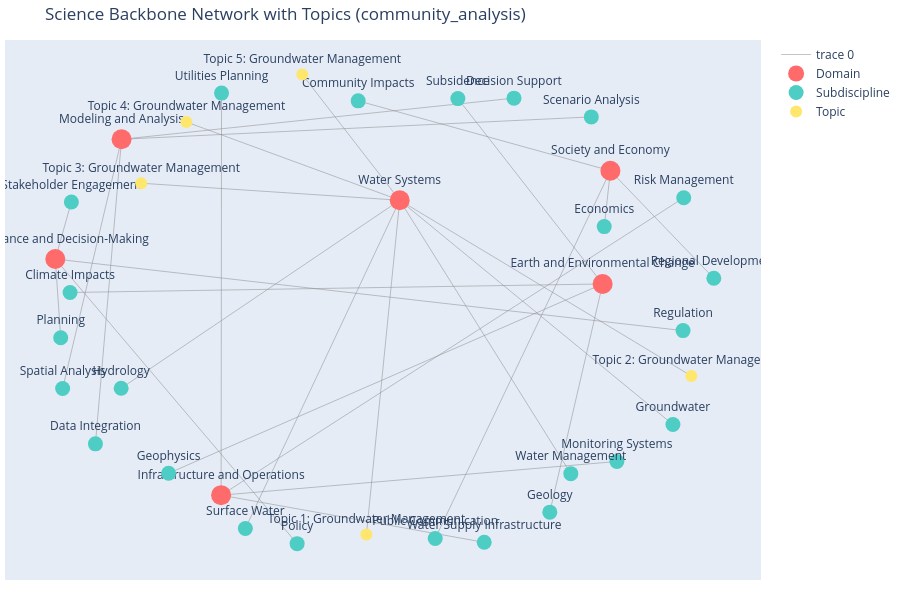

The notebook cell saved with this chart:
### Markdown cell above
### Visualize the Science Backbone Network

This figure places the discovered topics into the science backbone as a simple network. Topic nodes use the human-readable topic labels when those are available, which makes the diagram easier to explain in a tutorial or presentation.

### Code cell
print('Creating network visualization...\n')

graph, network_fig = sbp.create_network_figure(
    science_backbone,
    topic_mappings,
    case_study_name=CASE_STUDY_NAME,
)
network_fig.show()

print('✓ Visualization complete!')

### Figure 1 — Plotly figure (JSON) as saved in the notebook; plotly's stock layout.template omitted (floating-point values rounded to 4 significant figures)
{"data": [{"hoverinfo": "none", "line": {"color": "#888", "width": 0.5}, "mode": "lines", "type": "scatter", "x": [0.07893, 0.88, null, 0.07893, -0.3737, null, 0.07893, -0.738, null, 0.07893, 0.5806, null, 0.07893, -0.01881, null, 0.07893, 0.9341, null, 0.07893, -0.6791, null, 0.07893, -0.5467, null, 0.07893, -0.2069, null, 0.6739, 0.5191, null, 0.6739, -0.599, null, 0.6739, 0.2494, null, 0.6739, -0.8878, null, -0.4448, 0.3267, null, -0.4448, 0.7157, null, -0.4448, -0.4436, null, -0.4448, 0.9117, null, -0.9311, -0.2219, null, -0.9311, 0.9097, null, -0.9311, -0.9152, null, -0.9311, -0.8839, null, 0.6968, -0.04286, null, 0.6968, 0.6786, null, 0.6968, 0.183, null, 0.6968, 1, null, -0.7368, 0.6408, null, -0.7368, 0.414, null, -0.7368, -0.8134, null, -0.7368, -0.9096, null], "y": [0.4566, -0.4576, null, 0.4566, -0.8811, null, 0.4566, -0.3095, null, 0.4566, -0.6575, null, 0.4566, -0.9057, null, 0.4566, -0.2595, null, 0.4566, 0.5261, null, 0.4566, 0.7756, null, 0.4566, 0.9692, null, 0.1155, -0.8146, null, 0.1155, -0.6562, null, 0.1155, 0.871, null, 0.1155, 0.08067, null, -0.7454, -0.9374, null, -0.7454, -0.6081, null, -0.7454, 0.8935, null, -0.7454, 0.467, null, 0.2172, -0.9428, null, 0.2172, -0.07469, null, 0.2172, -0.104, null, 0.2172, 0.4494, null, 0.5768, 0.8618, null, 0.5768, 0.3493, null, 0.5768, -0.9222, null, 0.5768, 0.1386, null, 0.7053, 0.7964, null, 0.7053, 0.8729, null, 0.7053, -0.5361, null, 0.7053, -0.3105, null]}, {"marker": {"color": "#FF6B6B", "size": 20}, "mode": "markers+text", "name": "Domain", "text": ["Water Systems", "Earth and Environmental Change", "Infrastructure and Operations", "Governance and Decision-Making", "Society and Economy", "Modeling and Analysis"], "textposition": "top center", "type": "scatter", "x": [0.07893, 0.6739, -0.4448, -0.9311, 0.6968, -0.7368], "y": [0.4566, 0.1155, -0.7454, 0.2172, 0.5768, 0.7053]}, {"marker": {"color": "#4ECDC4", "size": 15}, "mode": "markers+text", "name": "Subdiscipline", "text": ["Groundwater", "Surface Water", "Hydrology", "Water Management", "Geology", "Geophysics", "Subsidence", "Climate Impacts", "Water Supply Infrastructure", "Monitoring Systems", "Utilities Planning", "Risk Management", "Policy", "Regulation", "Planning", "Stakeholder Engagement", "Community Impacts", "Economics", "Public Communication", "Regional Development", "Scenario Analysis", "Decision Support", "Data Integration", "Spatial Analysis"], "textposition": "top center", "type": "scatter", "x": [0.88, -0.3737, -0.738, 0.5806, 0.5191, -0.599, 0.2494, -0.8878, 0.3267, 0.7157, -0.4436, 0.9117, -0.2219, 0.9097, -0.9152, -0.8839, -0.04286, 0.6786, 0.183, 1, 0.6408, 0.414, -0.8134, -0.9096], "y": [-0.4576, -0.8811, -0.3095, -0.6575, -0.8146, -0.6562, 0.871, 0.08067, -0.9374, -0.6081, 0.8935, 0.467, -0.9428, -0.07469, -0.104, 0.4494, 0.8618, 0.3493, -0.9222, 0.1386, 0.7964, 0.8729, -0.5361, -0.3105]}, {"marker": {"color": "#FFE66D", "size": 12}, "mode": "markers+text", "name": "Topic", "text": ["Topic 1: Groundwater Management", "Topic 2: Groundwater Management", "Topic 3: Groundwater Management", "Topic 4: Groundwater Management", "Topic 5: Groundwater Management"], "textposition": "top center", "type": "scatter", "x": [-0.01881, 0.9341, -0.6791, -0.5467, -0.2069], "y": [-0.9057, -0.2595, 0.5261, 0.7756, 0.9692]}], "layout": {"height": 600, "hovermode": "closest", "margin": {"b": 20, "l": 5, "r": 5, "t": 40}, "showlegend": true, "title": {"text": "Science Backbone Network with Topics (community_analysis)"}, "xaxis": {"showgrid": false, "showticklabels": false, "zeroline": false}, "yaxis": {"showgrid": false, "showticklabels": false, "zeroline": false}}}
